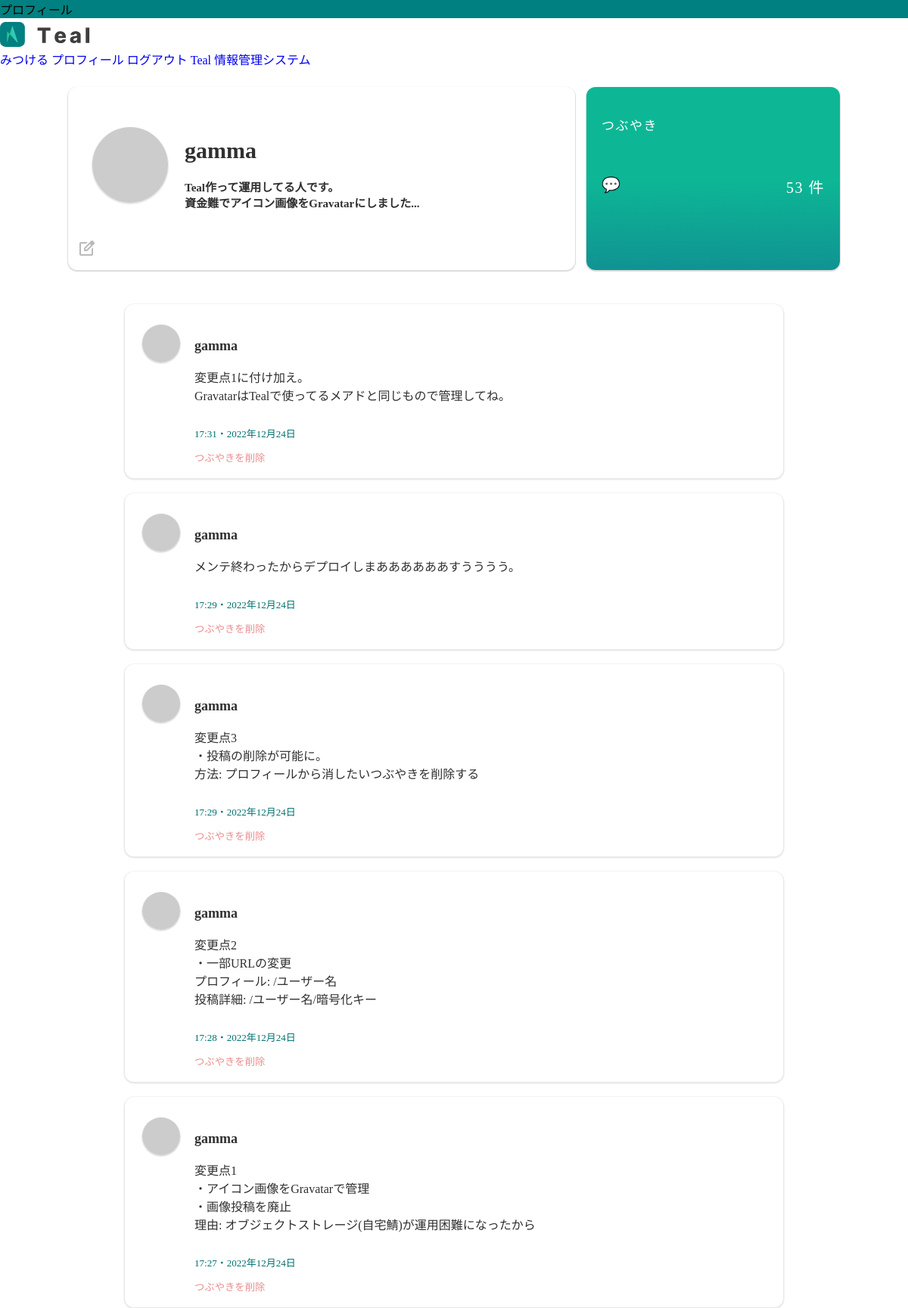
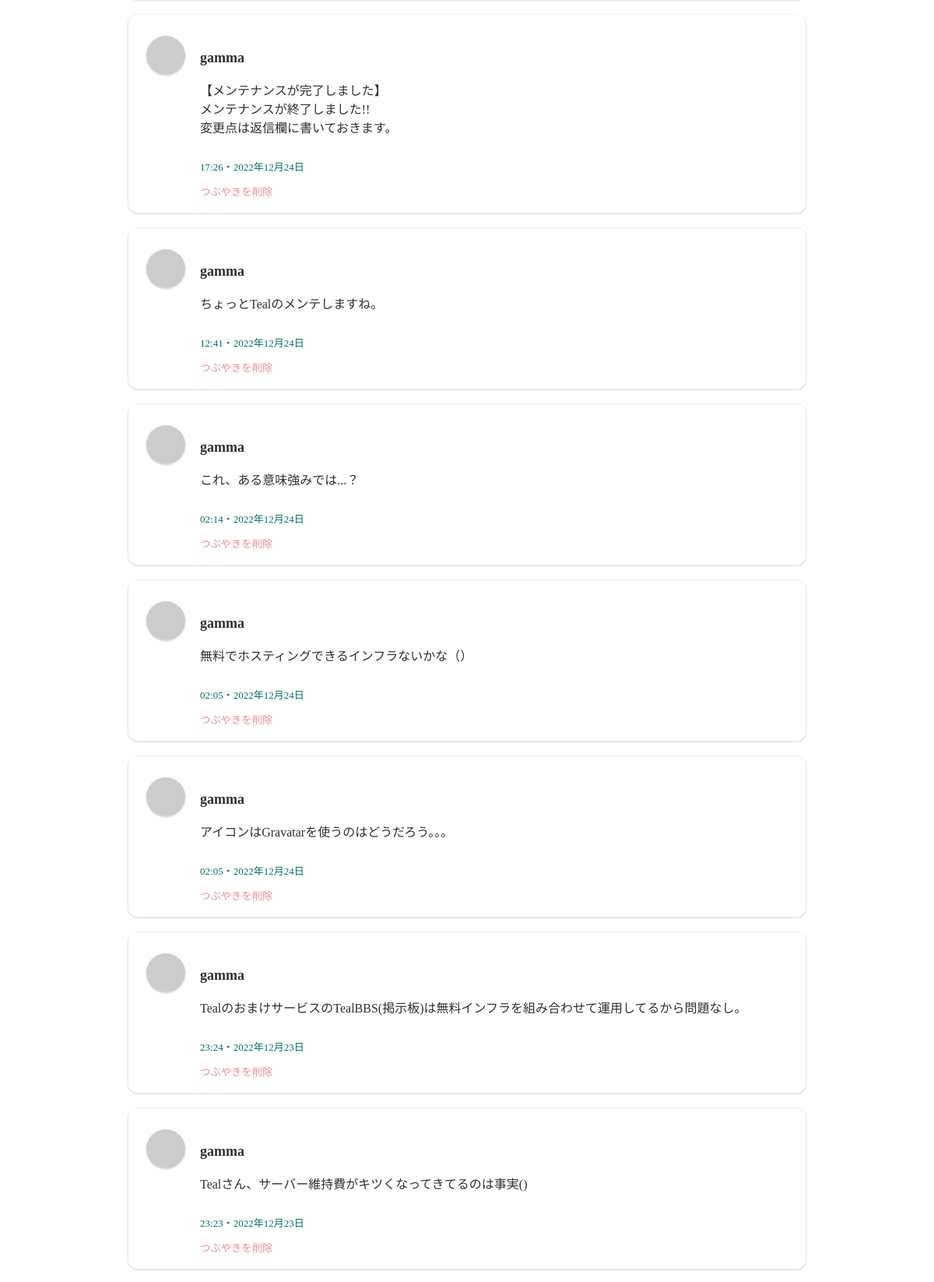
/gamma (signed in, upper part), run on the app's committed database (2 pictures, top to bottom).
### app.py (models this page shows)
class User(UserMixin, db.Model):
    id = db.Column(db.Integer, primary_key=True)
    username = db.Column(db.String(50), nullable=False, unique=True)
    userdetail = db.Column(db.Text)
    useremail = db.Column(db.String(100), nullable=False, unique=True)
    password = db.Column(db.String(25), nullable=False)

class Post(db.Model):
    id = db.Column(db.Integer, primary_key=True)
    postUser = db.Column(db.String(20), nullable=False)
    postTweet = db.Column(db.String(120), nullable=True)
    postTweetHex = db.Column(db.Text)
    imgUrl = db.Column(db.Text) # 廃止
    replyUser = db.Column(db.Text)
    replyTweet = db.Column(db.Text)
    replyTweetHex = db.Column(db.Text)
    replyImgUrl = db.Column(db.Text)
    dateY = db.Column(db.Text)
    dateM = db.Column(db.Text)
    dateD = db.Column(db.Text)
    timeH = db.Column(db.Text)
    timeM = db.Column(db.Text)
    RdateY = db.Column(db.Text)
    RdateM = db.Column(db.Text)
    RdateD = db.Column(db.Text)
    RtimeH = db.Column(db.Text)
    RtimeM = db.Column(db.Text)

### app.py (the view)
@app.route('/<string:username>', methods=['GET', 'POST'])
def profile(username):
    post = Post.query.filter_by(postUser=username).order_by(Post.id.desc()).all()
    count = Post.query.filter_by(postUser=username).count()
    user = User.query.filter_by(username=username).first()
    email = user.useremail
    md5 = hashlib.md5(email.encode("utf-8")).hexdigest()
    pwd = "プロフィール"
    return render_template("profile.html", username=username, post=post, user=user, count=count, pwd=pwd, md5=md5)

### app.py (called while the page is built)
@login_manager.user_loader
def load_user(user_id):
    return User.query.get(int(user_id))

### templates/profile.html (shortened to what this page needs)
{% extends 'base.html' %}
{% block body %}
<div class="page-content">
    <div class="profileBox">
        <div class="itemBox">
            <table>
                <td>
                    <img class="userIcons" src="https://1.gravatar.com/avatar/{{ md5 }}?s=4000">
                </td>
                <td>
                    <h2>{{ username }}</h2>
                    <h6>{{ user.userdetail | replace('\n', '<br>') | safe }}</h6>
                </td>
            </table>
            {% if username == current_user.username %}
            <table>
                <td>
                    <a href="/edit_profile/{{ current_user.username }}">
                        <span class="material-symbols-rounded">edit_square</span>
                    </a>
                </td>
            </table>
            {% endif %}
        </div>
        <div class="itemBox boxas">
            <p style="font-size:17px;letter-spacing:1.5px;">つぶやき</p>
            <br>
            <div class="flex-prof">
                <p style="font-size:20px;letter-spacing:1.5px;font-weight:bold;">💬</p>
                <p style="font-size:20px;letter-spacing:1.5px;word-break:break-all;">{{ count }} 件</p>
            </div>
        </div>
    </div>
    {% for post in post %}
    <div class="tweet-item tweet-items shadow">
        <table>
            <td>
                <img class="user-icon" src="https://1.gravatar.com/avatar/{{ md5 }}?s=4000">
            </td>
            <td class="td">
                <p class="user-name">{{ post.postUser }}</p>
                <p>{{ post.postTweet | replace('__newLine__', '<br>') | safe}}</p>
                <div class="postData">
                    <p class="user-time">{{ post.timeH }}:{{ post.timeM }}・{{ post.dateY }}年{{ post.dateM }}月{{
                        post.dateD }}日</p>
                </div>
                {% if username == current_user.username %}
                <small><a style="color:#ea8d8d;" href="/del/{{ post.postUser }}/{{ post.id }}">つぶやきを削除</a></small>
            {% endif %}
            </td>
        </table>
    </div>
    {% endfor %}
</div>
{% endblock %}

### static/style.css (style rules this page uses)
:root { --tealThemaColor: #008080; --tealColor1: #01afaf; --tealColor2: #00cdcd; --tealColor3: #00f1f1; --textColor_D: #303030; --textColor_w: #f4f4f4; --tealRed: #f97171; --tealBlue: #71aef9; --tealGreen: #7be975; --tealOrange: #eebb56; --tealBoxShadow: #86868643 0px 2px 3px 2px; }
* { font-family: MyFont; }
body { margin: 0px; padding: 0px; }
.page-content { display: flex; flex-wrap: wrap; justify-content: center; color: var(--textColor_D) }
.tweet-item { font-family: MyFont; width: 50%; margin: 15px; padding: 15px; margin-top: 20px; word-break: break-all; background: rgb(255, 255, 255); border-radius: 12px; }
.shadow { box-shadow: 0px 1px 1px 1.5px rgba(211, 211, 211, 0.51); }
@media screen and (max-width: 1500px) { .tweet-item { width: 70%; margin: 15px; } }
.user-icon { width: 50px; height: 50px; object-fit: cover; border-radius: 50%; margin-left: 5px; margin-right: 15px; box-shadow: #9c9c9c52 0px 1px 1px 0.8px; }
.user-name { font-family: MyFont; font-weight: bold; font-size: 18px; }
td { font-family: MyFont; padding-top: 10px; vertical-align: top; }
span { display: inline-block; }
.material-symbols-rounded { color: #bababa; }
.profileBox td { margin: 0px; padding: 0px; vertical-align:middle; }
.profileBox { font-family: MyFont; display: grid; grid-template-columns: 2fr minmax(180px, 1fr); gap: 15px; width: 85%; margin: 5px; padding-top: 20px; padding-bottom: 30px; }
.itemBox { font-family: MyFont; box-shadow: 0px 1px 1px 1px rgba(181, 181, 181, 0.477); border-radius: 12px; padding: 10px; word-break: break-all; }
.userIcons { width: 100px; height: 100px; object-fit: cover; border-radius: 50%; box-shadow: 0px 1px 1px 1px rgba(181, 181, 181, 0.338); margin-left: 20px; }
.profileBox h2 { font-family: MyFont; padding: 0px; margin: 0px; margin-top: 40px; font-size: 30px; padding-top: 15px; padding-left: 20px; }
.profileBox h6 { font-family: MyFont; font-size: 15px; padding: 0px; margin-top: 0px; padding-top: 20px; padding-left: 20px; padding-right: 20px; }
.profileBox p { font-family: MyFont; padding-left: 20px; font-size: 14px; color:#a9a9a9; }
.flex-prof { font-family: MyFont; display: flex; justify-content: space-between; padding: 0px; margin: 0px; }
.boxas { padding:20px; color:#ffffff; background: linear-gradient(to bottom, #0db795 50%, #109393 100%); }
.boxas p { color: rgb(255, 255, 255); padding-left: 0px; }
.tweet-item a { text-decoration: none; color:rgb(65, 65, 65); }
.postData { display: flex; justify-content: space-between; width: 100%; }
.td { width: 100%; }
.user-id, .user-time { font-size: 13px; color: #007070; }

### templates/profile.html (style rules this page uses)
.tweet-items { margin-top: 10px; margin-bottom: 10px; }
a { text-decoration: none; }

### data on the page
User: userdetail "Teal作って運用してる人です。 資金難でアイコン画像をGravatarにしました..."
Post: postUser "gamma", postTweet "変更点1に付け加え。 GravatarはTealで使ってるメアドと同じもので管理してね。", timeH "17", timeM "31", dateY "2022", dateM "12", dateD "24"
Post: postUser "gamma", postTweet "メンテ終わったからデプロイしまああああああすうううう。", timeH "17", timeM "29", dateY "2022", dateM "12", dateD "24"
Post: postUser "gamma", postTweet "変更点3 ・投稿の削除が可能に。 方法: プロフィールから消したいつぶやきを削除する", timeH "17", timeM "29", dateY "2022", dateM "12", dateD "24"
Post: postUser "gamma", postTweet "変更点2 ・一部URLの変更 プロフィール: /ユーザー名 投稿詳細: /ユーザー名/暗号化キー", timeH "17", timeM "28", dateY "2022", dateM "12", dateD "24"
Post: postUser "gamma", postTweet "変更点1 ・アイコン画像をGravatarで管理 ・画像投稿を廃止 理由: オブジェクトストレージ(自宅鯖)が運用困難になったから", timeH "17", timeM "27", dateY "2022", dateM "12", dateD "24"
Post: postUser "gamma", postTweet "【メンテナンスが完了しました】 メンテナンスが終了しました!! 変更点は返信欄に書いておきます。", timeH "17", timeM "26", dateY "2022", dateM "12", dateD "24"
Post: postUser "gamma", postTweet "ちょっとTealのメンテしますね。", timeH "12", timeM "41", dateY "2022", dateM "12", dateD "24"
Post: postUser "gamma", postTweet "これ、ある意味強みでは...？", timeH "02", timeM "14", dateY "2022", dateM "12", dateD "24"
Post: postUser "gamma", postTweet "無料でホスティングできるインフラないかな（）", timeH "02", timeM "05", dateY "2022", dateM "12", dateD "24"
Post: postUser "gamma", postTweet "アイコンはGravatarを使うのはどうだろう。。。", timeH "02", timeM "05", dateY "2022", dateM "12", dateD "24"
Post: postUser "gamma", postTweet "TealのおまけサービスのTealBBS(掲示板)は無料インフラを組み合わせて運用してるから問題なし。", timeH "23", timeM "24", dateY "2022", dateM "12", dateD "23"
Post: postUser "gamma", postTweet "Tealさん、サーバー維持費がキツくなってきてるのは事実()", timeH "23", timeM "23", dateY "2022", dateM "12", dateD "23"

### other printed values
{{ pwd }} "プロフィール"
{{ username }} "gamma"
{{ count }} "53"
